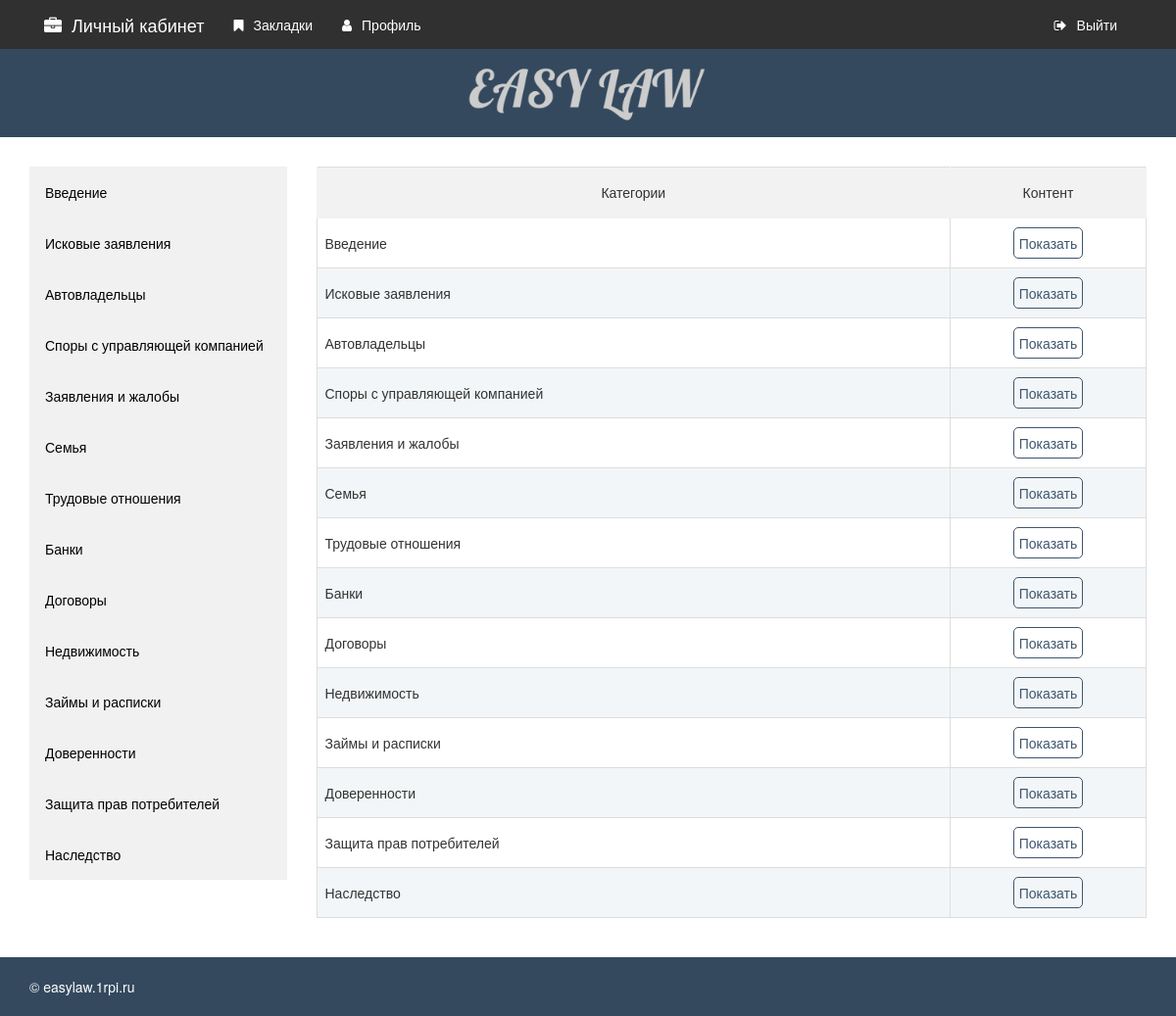
/cabinet/ (signed in), run on the app's committed database.
### cabinet/models.py (models this page shows, shortened)
class Category(models.Model):
    title = models.CharField('Название категории', max_length=200)
    description = models.TextField('Описание', null=True, blank=True)
    date_added = models.DateTimeField('Дата добавления', auto_now_add=True)
    class Meta:
        verbose_name = 'Категория'
        verbose_name_plural = 'Категории'
        ordering = ['date_added']

### cabinet/views.py (the view)
@login_required
def categories(request):
    categories = Category.objects.order_by('date_added')
    context = {
        'title': 'Категории',
        'categories': categories
    }
    return render(request, 'cabinet/categories.html', context)

### cabinet/context_processors.py (called while the page is built)
def nav_categories(request):
    try:
        current_url = resolve(request.path_info).url_name
    except Resolver404:
        return {}
    if current_url == 'index' or current_url == 'categories'\
        or current_url == 'category' or current_url == 'blank' \
        or current_url == 'profile' or current_url == 'account_logout'\
        or current_url == 'bookmark':
        categories = Category.objects.all()
        category_id = int(request.resolver_match.kwargs.get('category_id', 0))
        context_data = {
            'nav_categories': categories,
            'category_id': category_id
        }
        return context_data
    return {}

### cabinet/templates/cabinet/categories.html
{% extends 'cabinet/base.html' %}
{% block application %}
<div class="row">
    <div class="col col-xs-12">
        {% if categories|length > 0%}
            <div class="table-responsive">
                <table class="table table-bordered table-hover ">
                    <thead>
                        <tr>
                            <th class="text-center">Категории</th>
                            <th class="text-center">Контент</th>
                        </tr>
                    </thead>
                    <tbody>
                        {% for category in categories %}
                            <tr>
                                <td>{{category.title}}</td>
                                <td><a href="{% url 'cabinet:category' category.id %}">Показать</a></td>
                            </tr>
                        {% endfor %}
                    </tbody>
                </table>
            </div>
        {% else %}
            <p>Нет добавленных категории</p>
        {% endif %}
    </div>
</div>
{% endblock %}

### templates/cabinet/base.html (shortened to what this page needs)
{% load bootstrap3 %}
{% load static %}
<!DOCTYPE html>
<html>
<head>
    {% bootstrap_css %}
    <link rel="stylesheet" href="https://maxcdn.bootstrapcdn.com/font-awesome/4.7.0/css/font-awesome.min.css">
    <link rel="stylesheet" href="{% static 'css/cabinet/style.css' %}">
</head>
<body>
<nav class="navbar navbar-default">
    <div class="container">
        <div class="container-fluid">
            <div class="navbar-header">
                <a class="navbar-brand" href="{% url 'cabinet:categories' %}"><i class="fa fa-briefcase"></i>Личный кабинет</a>
            </div>
            <div class="collapse navbar-collapse" id="bs-example-navbar-collapse-1">
                <ul class="nav navbar-nav">
                    <li><a href="{% url 'cabinet:bookmark' %}"><i class="fa fa-bookmark" aria-hidden="true"></i>Закладки</a></li>
                    <li><a href="{% url 'cabinet:profile' %}"><i class="fa fa-user" aria-hidden="true"></i>Профиль</a></li>
                </ul>
                <ul class="nav navbar-nav navbar-right">
                    <li><a href="{% url 'account_logout'%}"><i class="fa fa-sign-out" aria-hidden="true"></i>Выйти</a></li>
                </ul>
            </div>
        </div>
    </div>
</nav>
<div class="logo">
    <a href="{% url 'cabinet:categories' %}"><img src="{% static 'images/logo.png' %}" alt=""></a>
</div>
<div class="container">
    <div class="row">
        <nav class="col col-sm-3">
            <ul class="vertical-menu">
                {% for category in nav_categories %}
                    {% if category_id == category.id %}
                        <li><a class="active" href="{% url 'cabinet:category' category.id %}">{{category.title}}</a></li>
                    {% else %}
                        <li><a href="{% url 'cabinet:category' category.id %}">{{category.title}}</a></li>
                    {% endif %}
                {% endfor %}
            </ul>
        </nav>
        <div class="col col-sm-9">
            {% block application %}
            {% endblock %}
        </div>
    </div>
</div>
<footer>
    <div class="container">
        <div class="row">
            <div class="col col-xs-12">
                <p>&copy; easylaw.1rpi.ru</p>
            </div>
        </div>
    </div>
</footer>
</body>
</html>

### static/css/cabinet/style.css (style rules this page uses)
html { position: relative; min-height: 100%; }
body { margin-bottom: 80px; }
a { color: #3D556D; }
footer { position: absolute; bottom: 0; width: 100%; height: 60px; background-color: #34495e; color: #fff; overflow: hidden; }
footer p { line-height: 60px; }
.navbar-default { background: #303030; border: medium none; border-radius: 0; margin-bottom: 0; }
.navbar-default .navbar-brand, .navbar-default .navbar-brand:hover, .navbar-default .navbar-brand:focus { color: #fff; }
.navbar-default .navbar-nav li a, .navbar-default .navbar-nav li a:hover, .navbar-default .navbar-nav li a:focus { color: #fff; }
.navbar-default i.fa { margin-right: 10px; }
div.logo { background-color: #34495E; text-align: center; margin-bottom: 30px; }
div.logo img { height: 90px; }
ul.vertical-menu { list-style-type: none; margin: 0; padding: 0; width: 100%; background-color: #f1f1f1; }
ul.vertical-menu li a { display: block; color: #000; padding: 16px; text-decoration: none; }
table thead tr th { background-color: #F2F2F2; border-color: #F2F2F2 !important; font-weight: normal; }
table thead tr th:nth-child(2) { width: 200px; }
table thead tr th, table tbody tr td { padding-top: 15px !important; padding-bottom: 15px !important; }
table tbody tr td:nth-child(2) { text-align: center !important; }
table tbody tr td:nth-child(2) a { border: 1px solid #3D556D; padding: 5px; border-radius: 5px; }
table tbody tr:nth-child(even) { background-color: #F3F6F8; }

### data on the page
Category: title "Введение"
Category: title "Исковые заявления"
Category: title "Автовладельцы"
Category: title "Споры с управляющей компанией"
Category: title "Заявления и жалобы"
Category: title "Семья"
Category: title "Трудовые отношения"
Category: title "Банки"
Category: title "Договоры"
Category: title "Недвижимость"
Category: title "Займы и расписки"
Category: title "Доверенности"
Category: title "Защита прав потребителей"
Category: title "Наследство"
